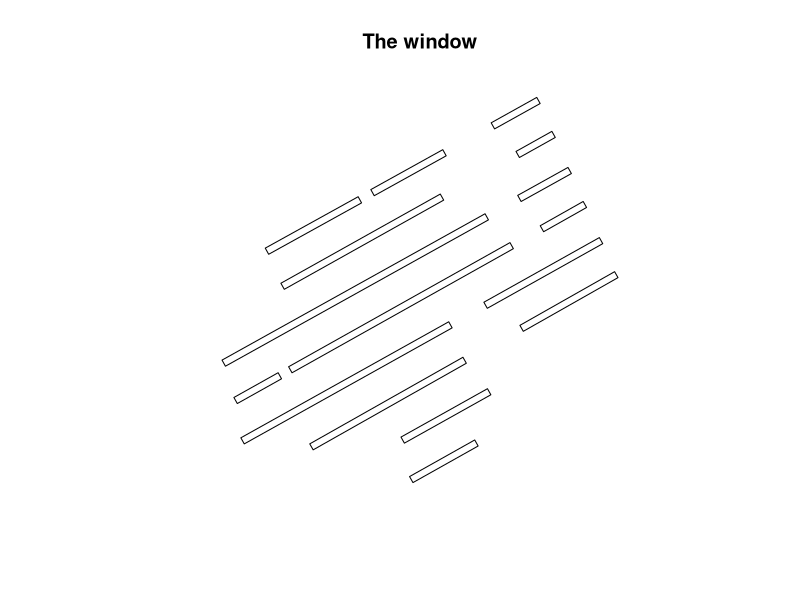
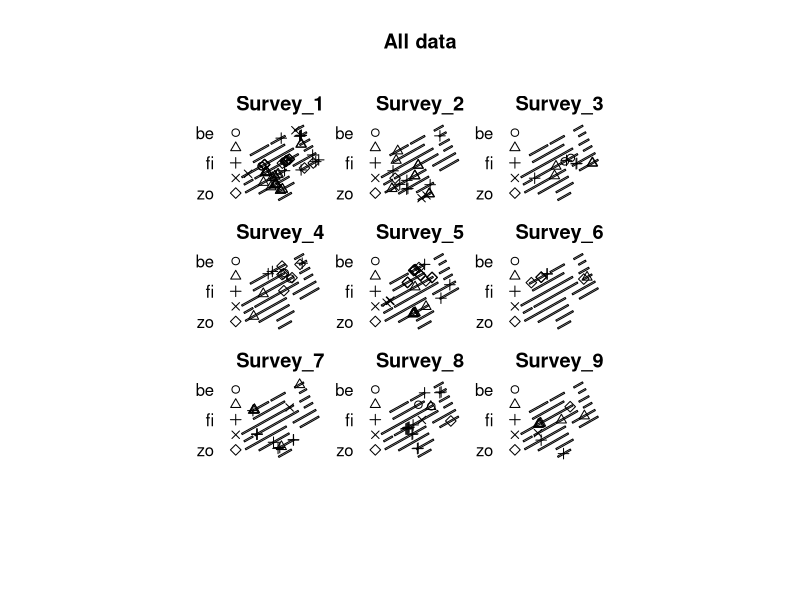

Here is the R script that generated these plots, in order:
library(spatstat.data)


### Name: cetaceans
### Title: Point patterns of whale and dolphin sightings.
### Aliases: cetaceans cetaceans.extra
### Keywords: datasets

### ** Examples

  if(require(spatstat)) {
     cet <- cetaceans
     cet$dMplank <- with(cet, distfun(plankton, undef=20))
     cet$dMfish <- with(cet, distfun(fish, undef=20))
     fit.whales <- mppm(whales ~ dMplank + dMfish,data=cet)
     anova(fit.whales,test="Chi")
     # Note that inference is *conditional* on the fish and
     # plankton patterns.
     cetPats <- cetaceans.extra$patterns
     plot(Window(cetPats[[1]]),main="The window")
     plot(cetPats,nrows=3,main="All data")
  }
